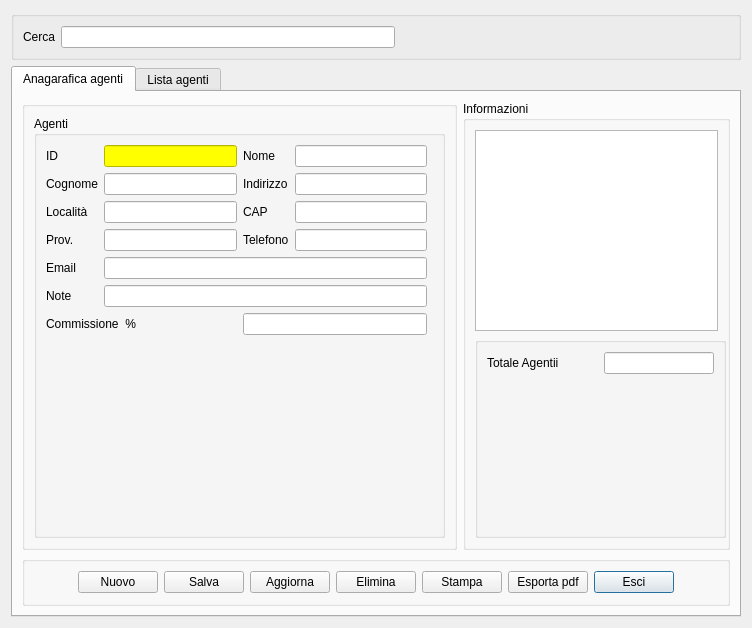
<?xml version="1.0" encoding="UTF-8"?>
<ui version="4.0">
 <class>agenti</class>
 <widget class="QDialog" name="agenti">
  <property name="geometry">
   <rect>
    <x>0</x>
    <y>0</y>
    <width>752</width>
    <height>628</height>
   </rect>
  </property>
  <property name="windowTitle">
   <string>Dialog</string>
  </property>
  <layout class="QGridLayout" name="gridLayout_2">
   <item row="1" column="0">
    <widget class="QTabWidget" name="tabWidget">
     <property name="currentIndex">
      <number>0</number>
     </property>
     <widget class="QWidget" name="tab">
      <attribute name="title">
       <string>Anagarafica agenti</string>
      </attribute>
      <layout class="QGridLayout" name="gridLayout_9">
       <item row="0" column="1">
        <widget class="QGroupBox" name="groupBox_4">
         <property name="minimumSize">
          <size>
           <width>267</width>
           <height>0</height>
          </size>
         </property>
         <property name="maximumSize">
          <size>
           <width>267</width>
           <height>16777215</height>
          </size>
         </property>
         <property name="title">
          <string>Informazioni</string>
         </property>
         <layout class="QGridLayout" name="gridLayout_5">
          <item row="0" column="0">
           <widget class="QTextEdit" name="dettagli">
            <property name="readOnly">
             <bool>true</bool>
            </property>
           </widget>
          </item>
          <item row="1" column="0">
           <widget class="QGroupBox" name="groupBox_5">
            <property name="minimumSize">
             <size>
              <width>251</width>
              <height>0</height>
             </size>
            </property>
            <property name="maximumSize">
             <size>
              <width>251</width>
              <height>16777215</height>
             </size>
            </property>
            <property name="title">
             <string/>
            </property>
            <layout class="QGridLayout" name="gridLayout_4">
             <item row="1" column="2">
              <spacer name="verticalSpacer">
               <property name="orientation">
                <enum>Qt::Vertical</enum>
               </property>
               <property name="sizeHint" stdset="0">
                <size>
                 <width>20</width>
                 <height>40</height>
                </size>
               </property>
              </spacer>
             </item>
             <item row="0" column="0" colspan="2">
              <widget class="QLabel" name="label_13">
               <property name="text">
                <string>Totale Agentii</string>
               </property>
              </widget>
             </item>
             <item row="0" column="2" colspan="2">
              <widget class="QLineEdit" name="totale_list"/>
             </item>
            </layout>
           </widget>
          </item>
         </layout>
        </widget>
       </item>
       <item row="1" column="0" colspan="2">
        <widget class="QGroupBox" name="groupBox_3">
         <property name="minimumSize">
          <size>
           <width>0</width>
           <height>50</height>
          </size>
         </property>
         <property name="maximumSize">
          <size>
           <width>16777215</width>
           <height>50</height>
          </size>
         </property>
         <property name="title">
          <string/>
         </property>
         <layout class="QGridLayout" name="gridLayout_7">
          <item row="0" column="0">
           <layout class="QGridLayout" name="gridLayout_3">
            <item row="2" column="7">
             <widget class="QPushButton" name="esci">
              <property name="text">
               <string>Esci</string>
              </property>
              <property name="icon">
               <iconset resource="../fabaria.qrc">
                <normaloff>:/images/dialog-close.png</normaloff>:/images/dialog-close.png</iconset>
              </property>
             </widget>
            </item>
            <item row="2" column="2">
             <widget class="QPushButton" name="salva">
              <property name="text">
               <string>Salva</string>
              </property>
              <property name="icon">
               <iconset resource="../fabaria.qrc">
                <normaloff>:/images/document-save.png</normaloff>:/images/document-save.png</iconset>
              </property>
             </widget>
            </item>
            <item row="2" column="4">
             <widget class="QPushButton" name="elimina">
              <property name="text">
               <string>Elimina</string>
              </property>
              <property name="icon">
               <iconset resource="../fabaria.qrc">
                <normaloff>:/images/edit-delete.png</normaloff>:/images/edit-delete.png</iconset>
              </property>
             </widget>
            </item>
            <item row="2" column="0">
             <spacer name="horizontalSpacer_3">
              <property name="orientation">
               <enum>Qt::Horizontal</enum>
              </property>
              <property name="sizeHint" stdset="0">
               <size>
                <width>40</width>
                <height>20</height>
               </size>
              </property>
             </spacer>
            </item>
            <item row="2" column="1">
             <widget class="QPushButton" name="nuovo">
              <property name="text">
               <string>Nuovo</string>
              </property>
              <property name="icon">
               <iconset resource="../fabaria.qrc">
                <normaloff>:/images/dialog-ok-apply.png</normaloff>:/images/dialog-ok-apply.png</iconset>
              </property>
             </widget>
            </item>
            <item row="2" column="3">
             <widget class="QPushButton" name="aggiorna">
              <property name="text">
               <string>Aggiorna</string>
              </property>
              <property name="icon">
               <iconset resource="../fabaria.qrc">
                <normaloff>:/images/view-refresh.png</normaloff>:/images/view-refresh.png</iconset>
              </property>
             </widget>
            </item>
            <item row="2" column="5">
             <widget class="QPushButton" name="stampa">
              <property name="text">
               <string>Stampa</string>
              </property>
              <property name="icon">
               <iconset resource="../fabaria.qrc">
                <normaloff>:/images/document-print.png</normaloff>:/images/document-print.png</iconset>
              </property>
             </widget>
            </item>
            <item row="2" column="6">
             <widget class="QPushButton" name="pdf">
              <property name="text">
               <string>Esporta pdf</string>
              </property>
              <property name="icon">
               <iconset resource="../fabaria.qrc">
                <normaloff>:/images/pdf.png</normaloff>:/images/pdf.png</iconset>
              </property>
             </widget>
            </item>
            <item row="2" column="8">
             <spacer name="horizontalSpacer_4">
              <property name="orientation">
               <enum>Qt::Horizontal</enum>
              </property>
              <property name="sizeHint" stdset="0">
               <size>
                <width>40</width>
                <height>20</height>
               </size>
              </property>
             </spacer>
            </item>
           </layout>
          </item>
         </layout>
        </widget>
       </item>
       <item row="0" column="0">
        <widget class="QGroupBox" name="groupBox">
         <property name="sizePolicy">
          <sizepolicy hsizetype="Preferred" vsizetype="Preferred">
           <horstretch>0</horstretch>
           <verstretch>0</verstretch>
          </sizepolicy>
         </property>
         <property name="title">
          <string/>
         </property>
         <layout class="QGridLayout" name="gridLayout">
          <item row="0" column="0" colspan="3">
           <widget class="QGroupBox" name="groupBox_2">
            <property name="title">
             <string>Agenti</string>
            </property>
            <layout class="QGridLayout" name="gridLayout_6">
             <item row="0" column="0">
              <widget class="QLabel" name="label">
               <property name="text">
                <string>ID</string>
               </property>
              </widget>
             </item>
             <item row="0" column="1">
              <widget class="QLineEdit" name="id_agenti">
               <property name="styleSheet">
                <string notr="true">background-color: rgb(255, 255, 0);</string>
               </property>
              </widget>
             </item>
             <item row="0" column="2">
              <widget class="QLabel" name="label_2">
               <property name="text">
                <string>Nome</string>
               </property>
              </widget>
             </item>
             <item row="0" column="3">
              <widget class="QLineEdit" name="nome"/>
             </item>
             <item row="1" column="0">
              <widget class="QLabel" name="label_3">
               <property name="text">
                <string>Cognome</string>
               </property>
              </widget>
             </item>
             <item row="1" column="1">
              <widget class="QLineEdit" name="cognome"/>
             </item>
             <item row="1" column="2">
              <widget class="QLabel" name="label_4">
               <property name="text">
                <string>Indirizzo</string>
               </property>
              </widget>
             </item>
             <item row="1" column="3">
              <widget class="QLineEdit" name="indirizzo"/>
             </item>
             <item row="2" column="0">
              <widget class="QLabel" name="label_5">
               <property name="text">
                <string>Località</string>
               </property>
              </widget>
             </item>
             <item row="2" column="1">
              <widget class="QLineEdit" name="localita"/>
             </item>
             <item row="2" column="2">
              <widget class="QLabel" name="label_6">
               <property name="text">
                <string>CAP</string>
               </property>
              </widget>
             </item>
             <item row="3" column="1">
              <widget class="QLineEdit" name="prov"/>
             </item>
             <item row="2" column="3">
              <widget class="QLineEdit" name="cap"/>
             </item>
             <item row="3" column="0">
              <widget class="QLabel" name="label_7">
               <property name="text">
                <string>Prov.</string>
               </property>
              </widget>
             </item>
             <item row="3" column="3">
              <widget class="QLineEdit" name="telefono"/>
             </item>
             <item row="3" column="2">
              <widget class="QLabel" name="label_8">
               <property name="text">
                <string>Telefono</string>
               </property>
              </widget>
             </item>
             <item row="4" column="1" colspan="3">
              <widget class="QLineEdit" name="email"/>
             </item>
             <item row="4" column="0">
              <widget class="QLabel" name="label_9">
               <property name="text">
                <string>Email</string>
               </property>
              </widget>
             </item>
             <item row="5" column="1" colspan="3">
              <widget class="QLineEdit" name="note"/>
             </item>
             <item row="5" column="0">
              <widget class="QLabel" name="label_10">
               <property name="text">
                <string>Note</string>
               </property>
              </widget>
             </item>
             <item row="6" column="2" colspan="2">
              <widget class="QLineEdit" name="commissione"/>
             </item>
             <item row="7" column="1" colspan="4">
              <spacer name="verticalSpacer_2">
               <property name="orientation">
                <enum>Qt::Vertical</enum>
               </property>
               <property name="sizeHint" stdset="0">
                <size>
                 <width>20</width>
                 <height>40</height>
                </size>
               </property>
              </spacer>
             </item>
             <item row="6" column="0" colspan="2">
              <widget class="QLabel" name="label_11">
               <property name="text">
                <string>Commissione  %</string>
               </property>
              </widget>
             </item>
            </layout>
           </widget>
          </item>
         </layout>
        </widget>
       </item>
      </layout>
     </widget>
     <widget class="QWidget" name="tab_2">
      <attribute name="title">
       <string>Lista agenti</string>
      </attribute>
      <layout class="QGridLayout" name="gridLayout_8">
       <item row="0" column="0">
        <widget class="QTableView" name="tableView">
         <attribute name="verticalHeaderDefaultSectionSize">
          <number>21</number>
         </attribute>
        </widget>
       </item>
      </layout>
     </widget>
    </widget>
   </item>
   <item row="0" column="0">
    <widget class="QGroupBox" name="groupBox_6">
     <property name="title">
      <string/>
     </property>
     <layout class="QGridLayout" name="gridLayout_10">
      <item row="0" column="0">
       <widget class="QLabel" name="label_14">
        <property name="text">
         <string>Cerca</string>
        </property>
       </widget>
      </item>
      <item row="0" column="1">
       <widget class="QLineEdit" name="cerca"/>
      </item>
      <item row="0" column="2">
       <spacer name="horizontalSpacer">
        <property name="orientation">
         <enum>Qt::Horizontal</enum>
        </property>
        <property name="sizeHint" stdset="0">
         <size>
          <width>334</width>
          <height>20</height>
         </size>
        </property>
       </spacer>
      </item>
     </layout>
    </widget>
   </item>
  </layout>
 </widget>
 <tabstops>
  <tabstop>id_agenti</tabstop>
  <tabstop>nome</tabstop>
  <tabstop>cognome</tabstop>
  <tabstop>indirizzo</tabstop>
  <tabstop>localita</tabstop>
  <tabstop>cap</tabstop>
  <tabstop>prov</tabstop>
  <tabstop>telefono</tabstop>
  <tabstop>email</tabstop>
  <tabstop>note</tabstop>
  <tabstop>commissione</tabstop>
  <tabstop>totale_list</tabstop>
  <tabstop>aggiorna</tabstop>
  <tabstop>dettagli</tabstop>
 </tabstops>
 <resources>
  <include location="../fabaria.qrc"/>
 </resources>
 <connections/>
</ui>
